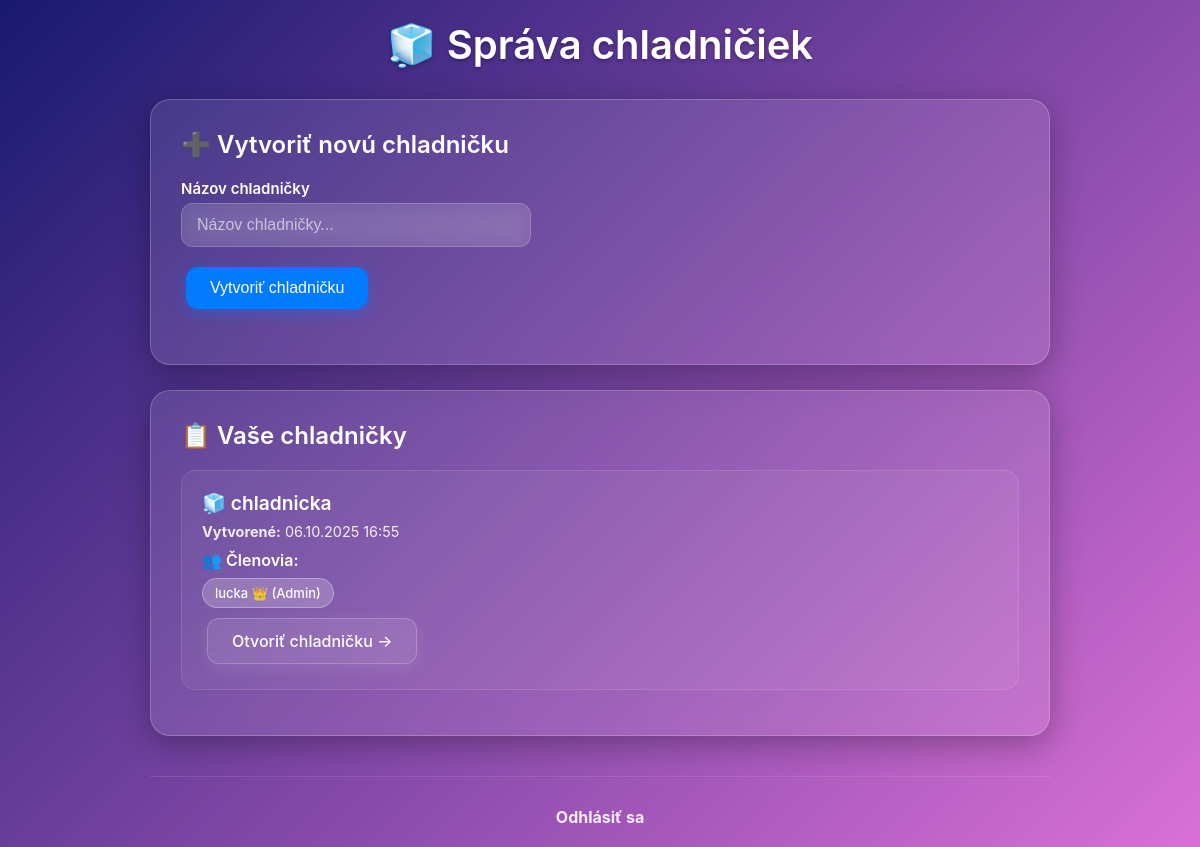
Screenshot of /user_management (signed in) with the database file from the repository.
### app/models.py (models this page shows, shortened)
class Fridge(db.Model):
    id = db.Column(db.Integer, primary_key=True)
    name = db.Column(db.String(100), nullable=False)
    created_by = db.Column(db.Integer, db.ForeignKey('user.id'), nullable=False)        #db.ForeignKey('user.id') - toto je odkaz na ID pouzivatela
    created_at = db.Column(db.DateTime, default=db.func.current_timestamp())
    creator = db.relationship('User', backref='created_fridges')        #toto vytvori spojenie medzi tabulkami;     backref umoznuje pristupovat k datam opacnej strany

class FridgeUser(db.Model):
    id = db.Column(db.Integer, primary_key=True)
    user_id = db.Column(db.Integer, db.ForeignKey('user.id'), nullable=False)
    fridge_id = db.Column(db.Integer, db.ForeignKey('fridge.id'), nullable=False)
    role = db.Column(db.String(20), default='member')  # 'admin' alebo 'member'
    joined_at = db.Column(db.DateTime, default=db.func.current_timestamp())
    user = db.relationship('User', backref='fridge_memberships')
    fridge = db.relationship('Fridge', backref='members')

class User(UserMixin, db.Model):
    id = db.Column(db.Integer, primary_key=True)
    username = db.Column(db.String(20), unique=True, nullable=False)
    email = db.Column(db.String(120), unique=True, nullable=False)
    password_hash = db.Column(db.String(128), nullable=False)

### app/auth/routes.py (the view, shortened to what this page needs)
@main.route('/user_management', methods=['GET', 'POST'])
@login_required
def user_management():
    form = CreateFridgeForm()
    fridges = db.session.query(Fridge).join(FridgeUser).filter(
        FridgeUser.user_id == current_user.id
    ).all()
    return render_template('user_management.html', form=form, fridges=fridges)

### app/auth/forms.py
class CreateFridgeForm(FlaskForm):
    name = StringField('Názov chladničky', validators=[DataRequired(), Length(min=2, max=100)])
    submit = SubmitField('Vytvoriť chladničku')

### app/models.py (called while the page is built)
@login_manager.user_loader      #specialny dekoder
def load_user(user_id):     #dostane ID pouzivatela
    return User.query.get(int(user_id))     #vrati objekt pouzivatela z databazy: user.query.get(int(user_id))

### app/templates/user_management.html (shortened to what this page needs)
<!DOCTYPE html>
<html lang="sk">
<head>
</head>
<body>
    <div class="main-container">
        <h1 class="page-title">🧊 Správa chladničiek</h1>
        <div class="card">
            <h2>➕ Vytvoriť novú chladničku</h2>
            <form method="POST" class="form-container">
                <div class="form-group">
                    {{ form.name.label }}
                    {{ form.name(size=32, placeholder="Názov chladničky...") }}
                </div>
                {{ form.submit(class="btn btn-primary") }}
            </form>
        </div>
        <div class="card">
            <h2>📋 Vaše chladničky</h2>
            {% if fridges %}
                {% for fridge in fridges %}
                    <div class="fridge-item">
                        <div class="fridge-name">🧊 {{ fridge.name }}</div>
                        <div class="fridge-info">
                            <strong>Vytvorené:</strong> {{ fridge.created_at.strftime('%d.%m.%Y %H:%M') }}
                        </div>
                        <div class="members-container">
                            <div class="members-title">👥 Členovia:</div>
                            {% for member in fridge.members %}
                                <span class="member-tag">
                                    {{ member.user.username }}
                                    {% if member.role == 'admin' %}
                                        👑 (Admin)
                                    {% else %}
                                        👤 (Člen)
                                    {% endif %}
                                </span>
                            {% endfor %}
                        </div>
                        <a href="{{ url_for('auth.fridge_detail', fridge_id=fridge.id) }}" class="btn btn-secondary">
                            Otvoriť chladničku →
                        </a>
                    </div>
                {% endfor %}
            {% else %}
                <div class="empty-state">
                    <p>🤷‍♀️ Nemáte žiadne chladničky. Vytvorte si prvú!</p>
                </div>
            {% endif %}
        </div>
        <div class="logout-section">
            <a href="{{ url_for('auth.logout') }}" class="logout-link">
                <strong>Odhlásiť sa</strong>
            </a>
        </div>
    </div>
</body>
</html>

### app/templates/user_management.html (style rules this page uses)
* { margin: 0; padding: 0; box-sizing: border-box; }
body { font-family: -apple-system, BlinkMacSystemFont, 'Segoe UI', Roboto, sans-serif; background: linear-gradient(135deg, #191970 0%, #da70d6 100%); min-height: 100vh; color: white; padding: 20px; }
.main-container { max-width: 900px; margin: 0 auto; }
.page-title { text-align: center; font-size: 2.5em; margin-bottom: 30px; font-weight: 600; text-shadow: 0 2px 4px rgba(0, 0, 0, 0.3); }
.card { background: rgba(255, 255, 255, 0.1); backdrop-filter: blur(10px); border-radius: 20px; padding: 30px; margin-bottom: 25px; box-shadow: 0 8px 32px rgba(0, 0, 0, 0.3); border: 1px solid rgba(255, 255, 255, 0.2); }
.card h2 { font-size: 1.5em; margin-bottom: 20px; color: #ffffff; display: flex; align-items: center; gap: 10px; font-weight: 600; }
.form-container { margin-bottom: 20px; }
.form-group { margin-bottom: 15px; }
label { display: block; margin-bottom: 5px; font-weight: 600; color: #ffffff; font-size: 15px; }
input[type="text"] { width: 100%; max-width: 350px; padding: 12px 15px; border: 1px solid rgba(255, 255, 255, 0.2); border-radius: 12px; font-size: 16px; background: rgba(255, 255, 255, 0.1); color: white; transition: all 0.3s ease; backdrop-filter: blur(10px); }
input::placeholder { color: rgba(255, 255, 255, 0.6); }
.btn { padding: 12px 24px; border: none; border-radius: 12px; font-size: 16px; font-weight: 500; cursor: pointer; transition: all 0.3s ease; text-decoration: none; display: inline-block; margin: 5px; }
.btn-primary { background: #007AFF; color: white; box-shadow: 0 4px 15px rgba(0, 122, 255, 0.4); }
.btn-secondary { background: rgba(255, 255, 255, 0.1); color: white; border: 1px solid rgba(255, 255, 255, 0.2); box-shadow: 0 4px 15px rgba(255, 255, 255, 0.1); }
.fridge-item { background: rgba(255, 255, 255, 0.05); border: 1px solid rgba(255, 255, 255, 0.1); border-radius: 15px; padding: 20px; margin-bottom: 15px; transition: all 0.3s ease; }
.fridge-name { font-size: 1.2em; font-weight: 600; margin-bottom: 8px; color: #ffffff; }
.fridge-info { font-size: 0.9em; color: rgba(255, 255, 255, 0.9); margin-bottom: 10px; }
.members-container { margin-top: 10px; }
.members-title { font-weight: 600; margin-bottom: 8px; color: #ffffff; }
.member-tag { display: inline-block; background: rgba(255, 255, 255, 0.2); padding: 6px 12px; border-radius: 20px; font-size: 13px; margin-right: 8px; margin-bottom: 5px; border: 1px solid rgba(255, 255, 255, 0.3); color: #ffffff; font-weight: 500; }
.logout-section { text-align: center; margin-top: 40px; padding-top: 30px; border-top: 1px solid rgba(255, 255, 255, 0.1); }
.logout-link { color: rgba(255, 255, 255, 0.9); text-decoration: none; font-weight: 600; transition: color 0.3s ease; }
.card { animation: fadeInUp 0.6s ease-out; }

### rows the page displays
Fridge: name "chladnicka", created_at "06.10.2025 16:55"
FridgeUser: user.username "lucka", role "👑 (Admin)"
